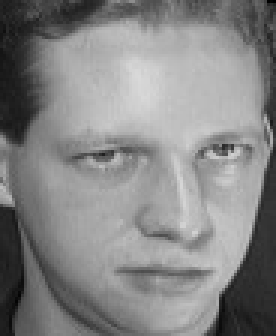
#> input picture Lecture-4/workshop_code/data/orl_faces/s1/10.jpg, 92 x 112 px, given in place of 1.jpg, which was not available (shown 3 times larger)
$ jupyter execute --allow-errors pca_demo.ipynb   (text cells are left out)
#> lines starting #> are read from the running program, lines starting #| are printed output that depends on the picture; pictures that were not available may be replaced by others from this repository, and a replacement may not be noted
[cell 1]
import numpy as np
import matplotlib.pyplot as plt

from matplotlib.pyplot import imread
from skimage.transform import resize
from sklearn.decomposition import PCA

import warnings
for warning in (FutureWarning, np.ComplexWarning):
    warnings.simplefilter(action='ignore', category=warning)
#> `large_image = 256 - imread(path)`:
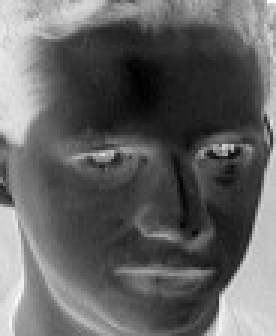
#> large_image: shape (112, 92) uint16 (shown 3 times larger); min 39, max 256, mean 123.2; drawn with min black and max white
#> `small_image = resize(large_image, (shape[0] / 2, shape[1] / 2), mode='..`:
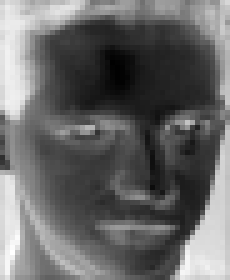
#> small_image: shape (56, 46) float64 (shown 5 times larger); min 0.000627, max 0.00365, mean 0.00187; drawn with min black and max white

[cell 2]
all_faces = []
#> (the rest of this cell did not finish here and is left out)

[cell 3]
for i in np.random.choice(len(all_faces), size=4):
    plt.imshow(all_faces[i], cmap='Greys')
    plt.show()
#> this loop made 4 passes
#> i on passes 1 to 3: 4, 5, 0
#> pass 1, `plt.show()`:
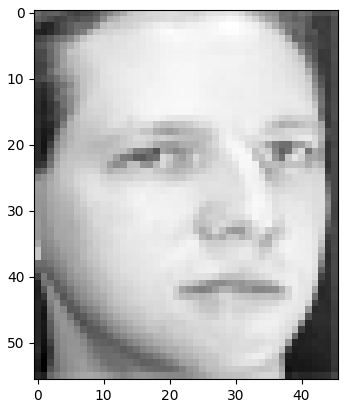
#> figure drawn by matplotlib, 1 panel
#> pass 2, `plt.show()`:
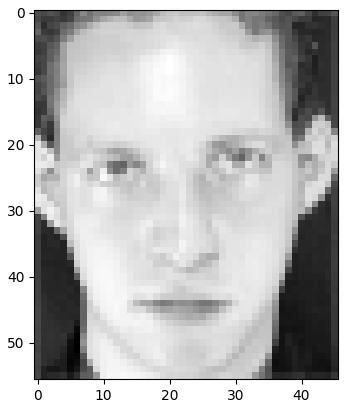
#> figure drawn by matplotlib, 1 panel

[cell 4]
X = np.array([face.ravel() for face in all_faces])
print("Size of each vector: {0}".format(X[0].shape))
#| Size of each vector: (2576,)

[cell 5]
X_average_row = np.average(X, axis=0)
#> X_average_row = 2576 values, max 0.947 at index 2526, min 0.261 at index 664, mean 0.531
X_bar = X - X_average_row
sigma = X_bar.T.dot(X_bar)
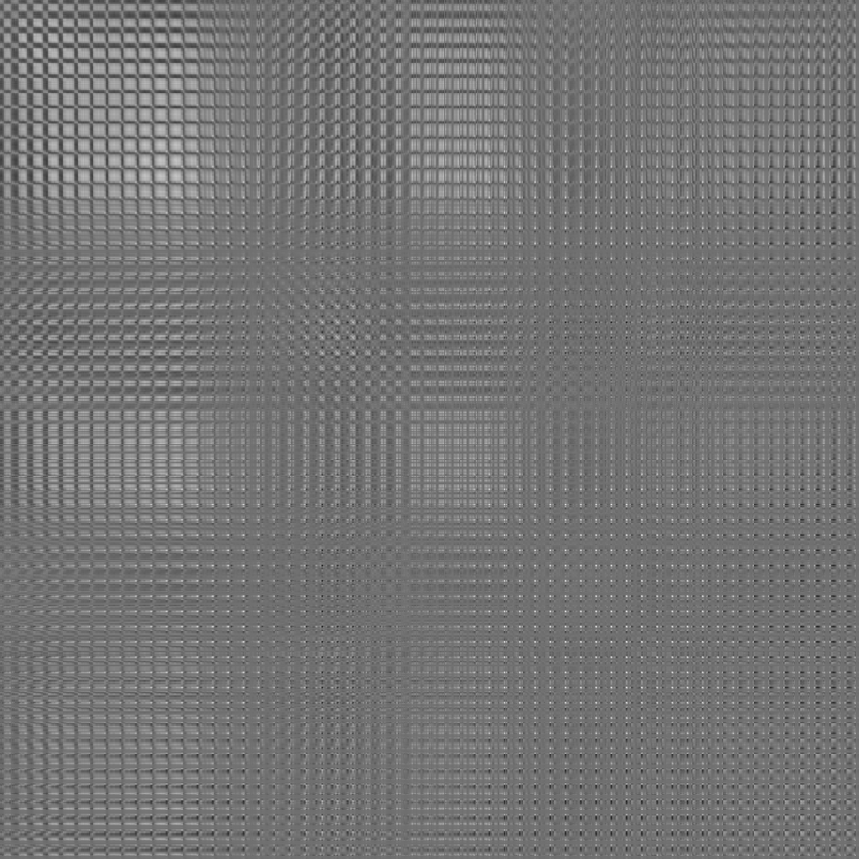
#> sigma: shape (2576, 2576) float64 (shown at 1/3 size); min -0.446, max 0.563, mean 0.0187; drawn with min black and max white

eigenvalues, _ = np.linalg.eig(sigma)

plt.plot(np.arange(len(eigenvalues)), eigenvalues)
plt.show()
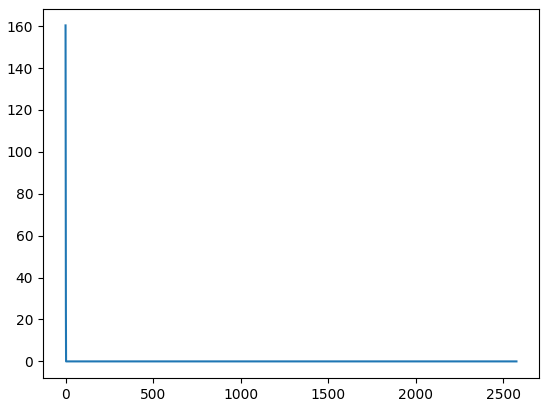
#> figure drawn by matplotlib, 1 panel; curve peaks at x = 0, y = 160.4

[cell 6]
plt.plot(np.arange(100), eigenvalues[:100])
plt.show()
#> figure, not shown here; curve peaks at x = 0, y = 160.4

$ run again, on Lecture-4/workshop_code/data/orl_faces/s10/4.jpg
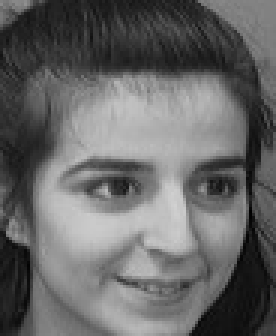
#> input picture Lecture-4/workshop_code/data/orl_faces/s10/4.jpg, 92 x 112 px, given in place of 1.jpg, which was not available (shown 3 times larger)
#> the loop `for i in np.random.choice(len(all_faces), size=4):` made 4 passes
#> i on passes 1 to 3: 4, 5, 0
#| Size of each vector: (2576,)
#> X_average_row = 2576 values, max 0.969 at index 2522, min 0.261 at index 1718, mean 0.592
#> `sigma = X_bar.T.dot(X_bar)`:
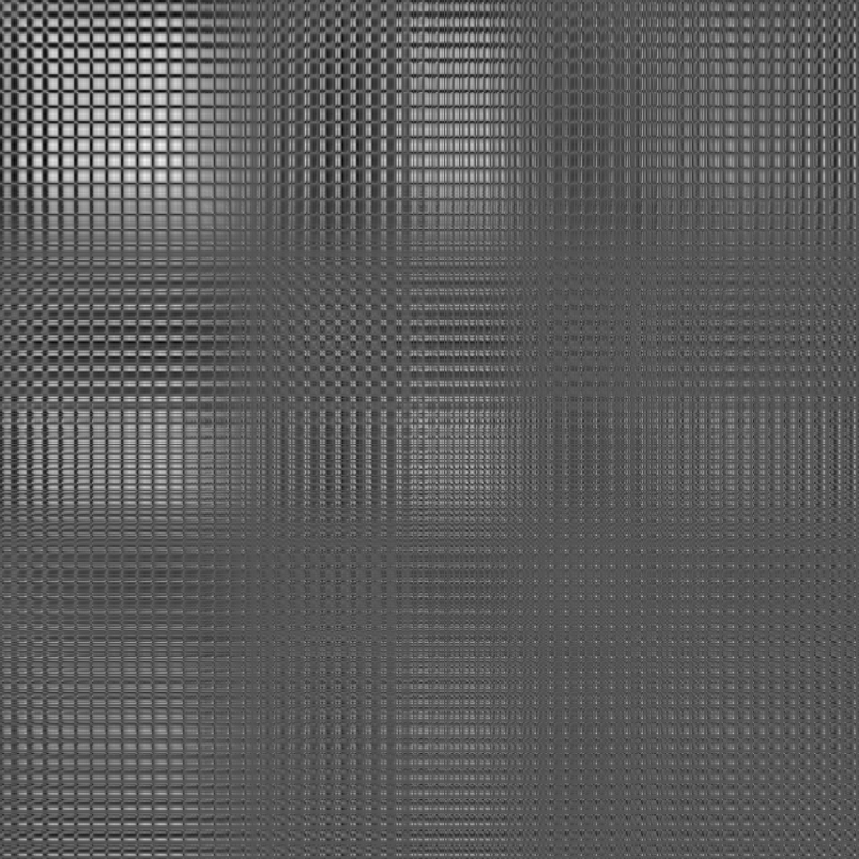
#> sigma: shape (2576, 2576) float64 (shown at 1/3 size); min -0.326, max 0.648, mean 0.03; drawn with min black and max white
#> `plt.show()`:
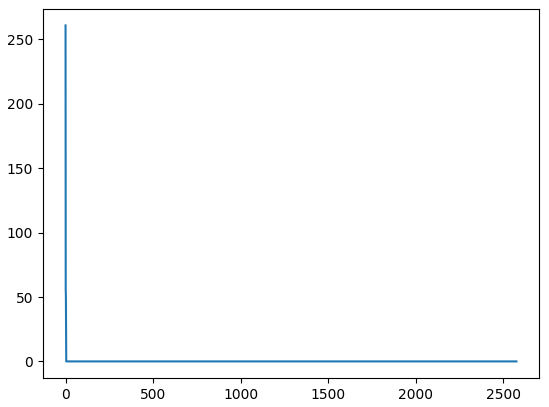
#> figure drawn by matplotlib, 1 panel; curve peaks at x = 0, y = 260.9

$ run again, on Lecture-4/workshop_code/data/orl_faces/s10/6.jpg
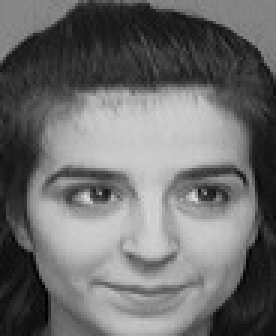
#> input picture Lecture-4/workshop_code/data/orl_faces/s10/6.jpg, 92 x 112 px, given in place of 1.jpg, which was not available (shown 3 times larger)
#> the loop `for i in np.random.choice(len(all_faces), size=4):` made 4 passes
#> i on passes 1 to 3: 4, 5, 0
#| Size of each vector: (2576,)
#> X_average_row = 2576 values, max 0.959 at index 2522, min 0.257 at index 1762, mean 0.581
#> `sigma = X_bar.T.dot(X_bar)`:
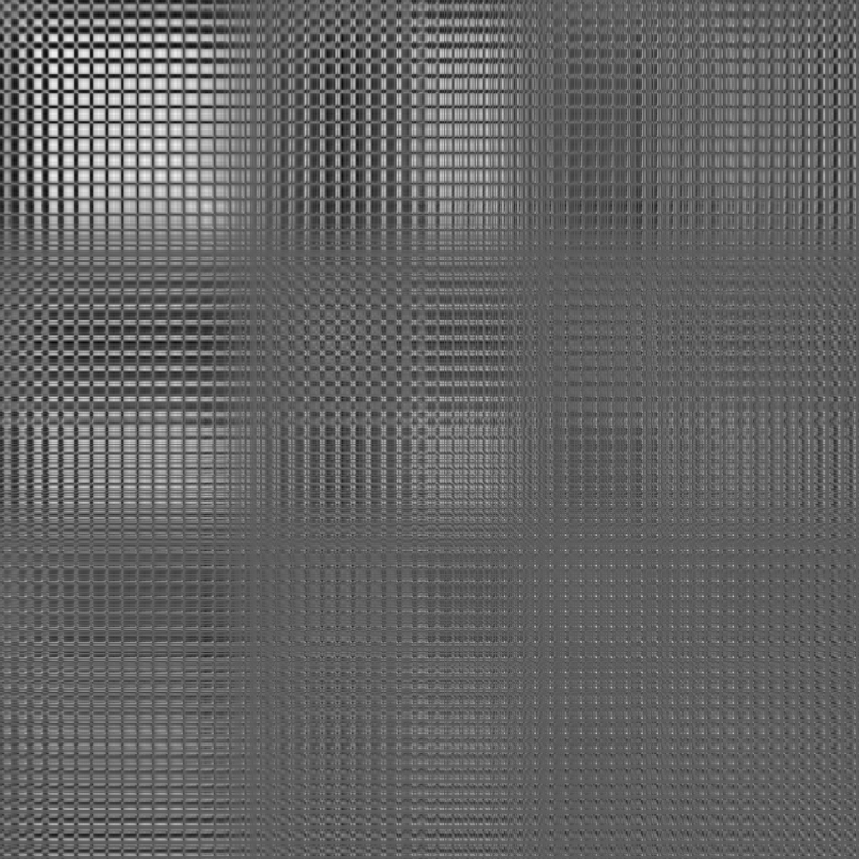
#> sigma: shape (2576, 2576) float64 (shown at 1/3 size); min -0.344, max 0.591, mean 0.0252; drawn with min black and max white
#> `plt.show()`:
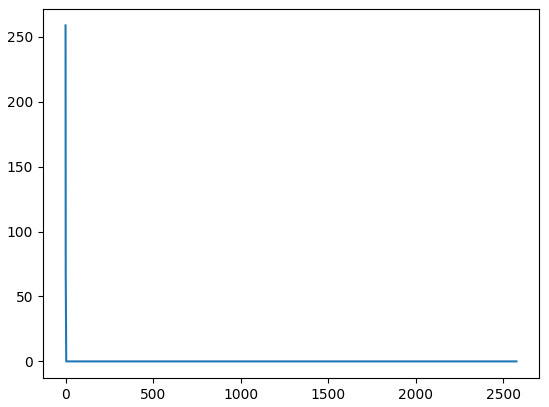
#> figure drawn by matplotlib, 1 panel; curve peaks at x = 0, y = 258.7

$ run again, on Lecture-4/workshop_code/data/orl_faces/s11/2.jpg
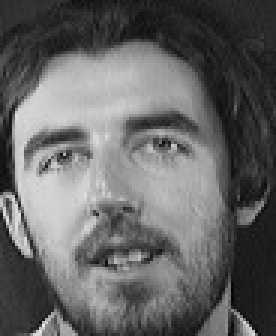
#> input picture Lecture-4/workshop_code/data/orl_faces/s11/2.jpg, 92 x 112 px, given in place of 1.jpg, which was not available (shown 3 times larger)
#> the loop `for i in np.random.choice(len(all_faces), size=4):` made 4 passes
#> i on passes 1 to 3: 4, 5, 0
#| Size of each vector: (2576,)
#> X_average_row = 2576 values, max 0.955 at index 2294, min 0.271 at index 1762, mean 0.597
#> `sigma = X_bar.T.dot(X_bar)`:
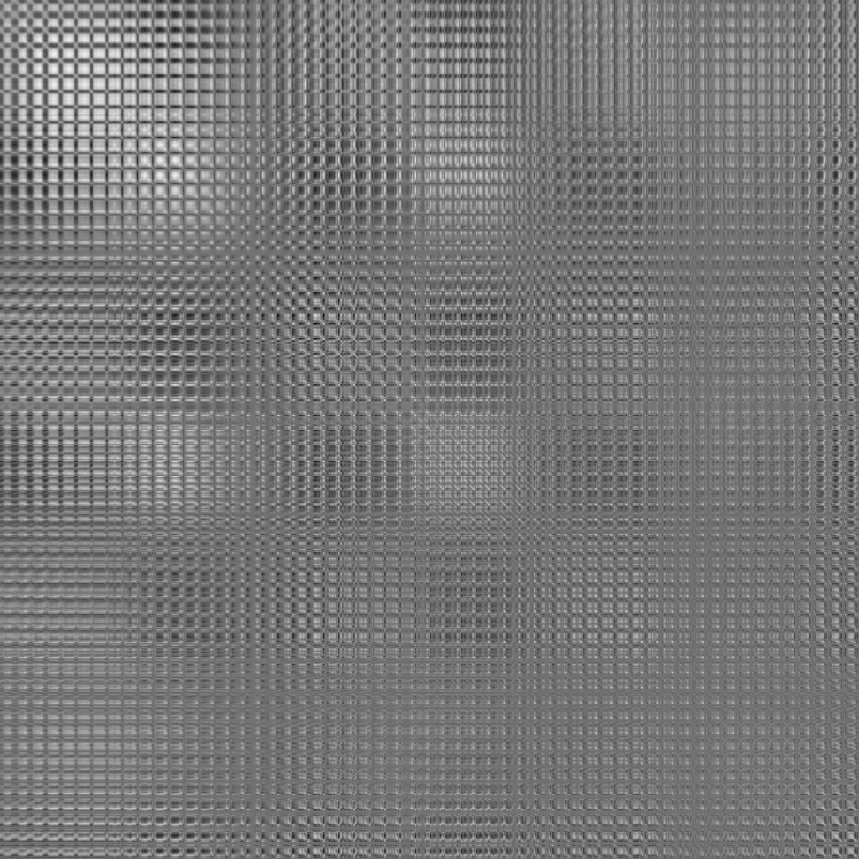
#> sigma: shape (2576, 2576) float64 (shown at 1/3 size); min -0.504, max 0.632, mean 0.0336; drawn with min black and max white
#> `plt.show()`:
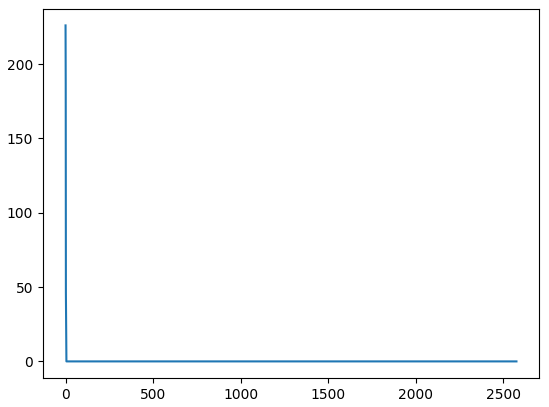
#> figure drawn by matplotlib, 1 panel; curve peaks at x = 0, y = 226
